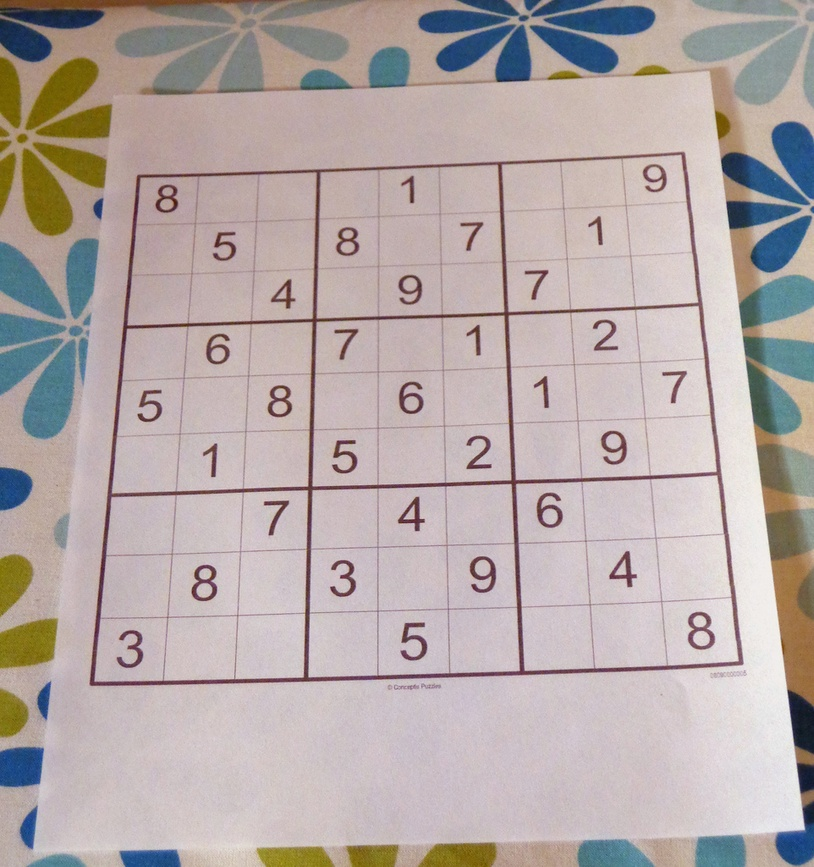
#> input picture DATA/sudoku.jpg, 814 x 867 px, shrunk from 962 x 1024 before the run
$ python gradients.py   (older library calls are emulated)
#> lines starting #> are read from the running program, lines starting #| are printed output that depends on the picture
import cv2
import numpy as np


img = cv2.imread('../DATA/sudoku.jpg',0)
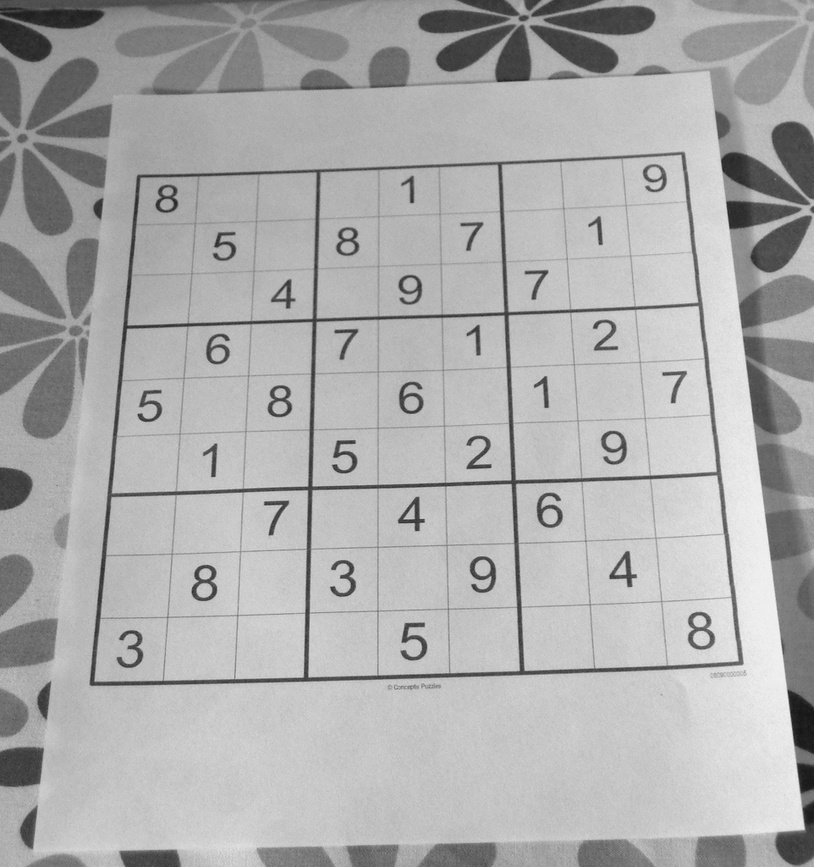
#> img: shape (867, 814); min 19, max 246, mean 172.7

sobelx = cv2.Sobel(img,cv2.CV_64F,0,1,ksize=5)
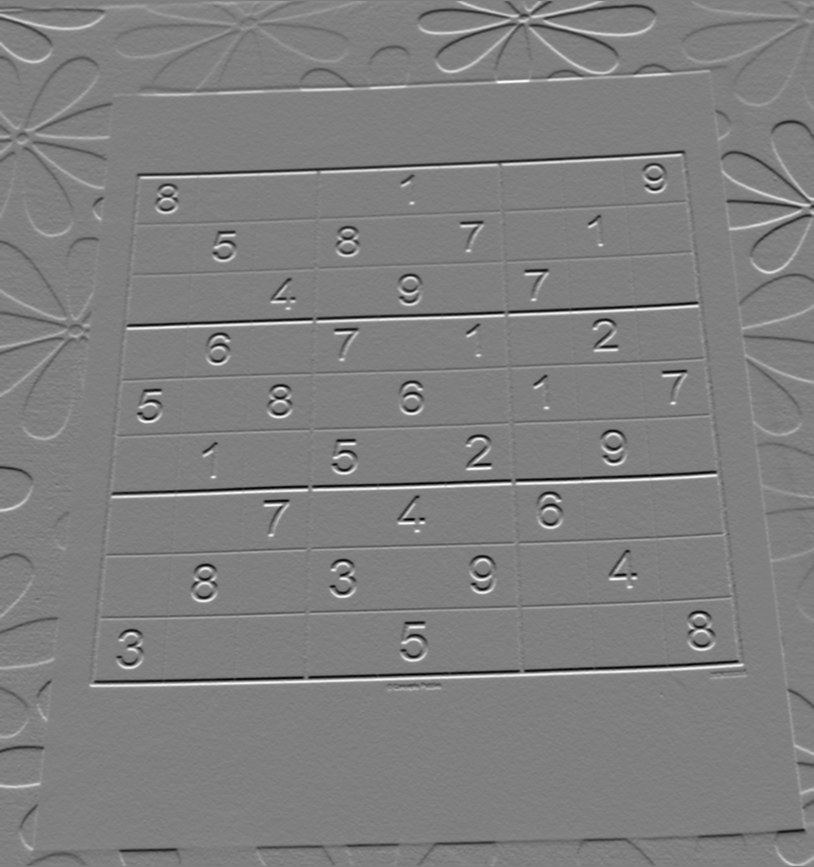
#> sobelx: shape (867, 814) float64; min -6572, max 6541, mean 4; drawn with min black and max white


cv2.imwrite('img.jpg', img)

cv2.imwrite('sobel.jpg', sobelx)
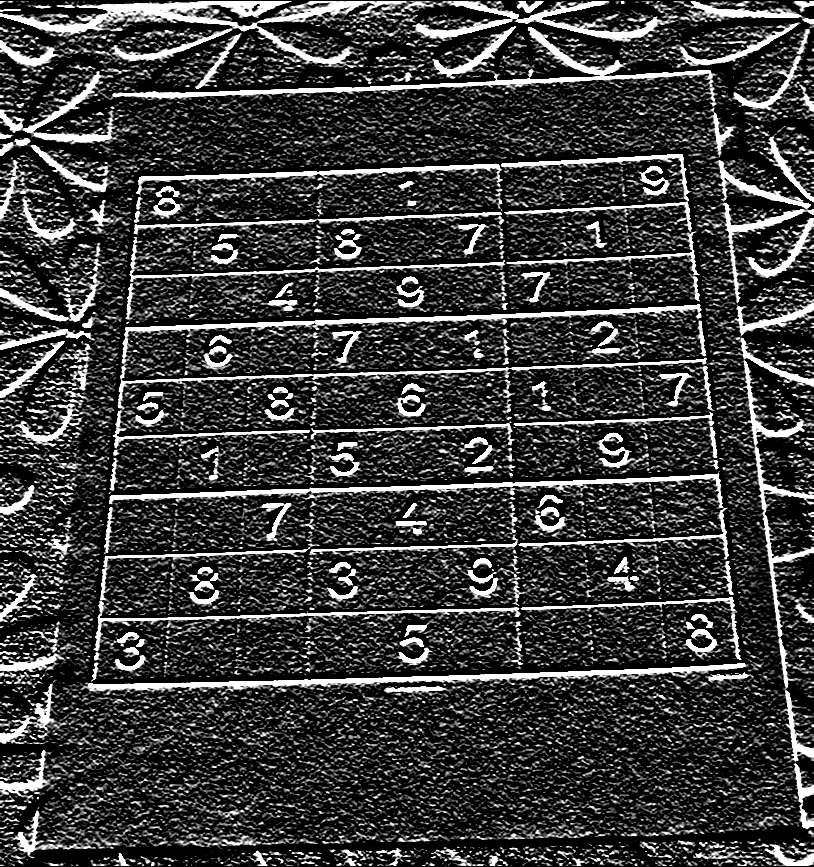
#> saved as sobel.jpg: shape (867, 814); min 0, max 255, mean 59

$ run again, with DATA/Nadia_Murad.jpg copied over DATA/sudoku.jpg
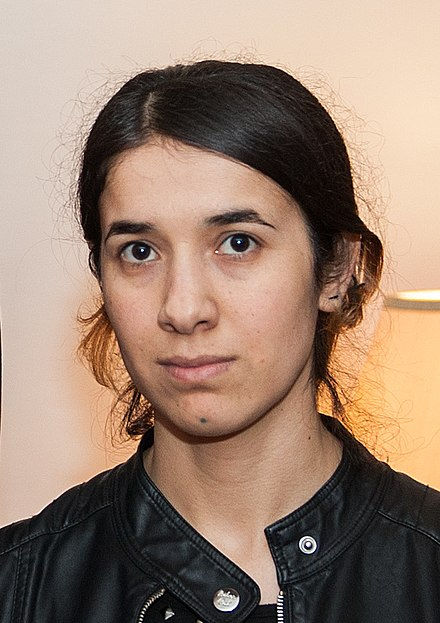
#> input picture DATA/Nadia_Murad.jpg, 440 x 623 px
#> `sobelx = cv2.Sobel(img,cv2.CV_64F,0,1,ksize=5)`:
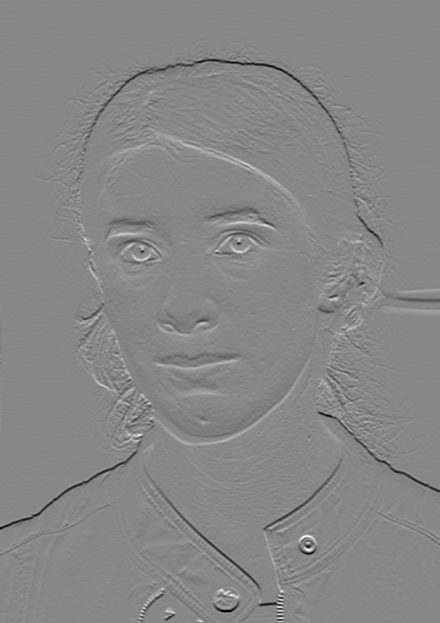
#> sobelx: shape (623, 440) float64; min -11398, max 10120, mean -38.3; drawn with min black and max white
#> `cv2.imwrite('sobel.jpg', sobelx)`:
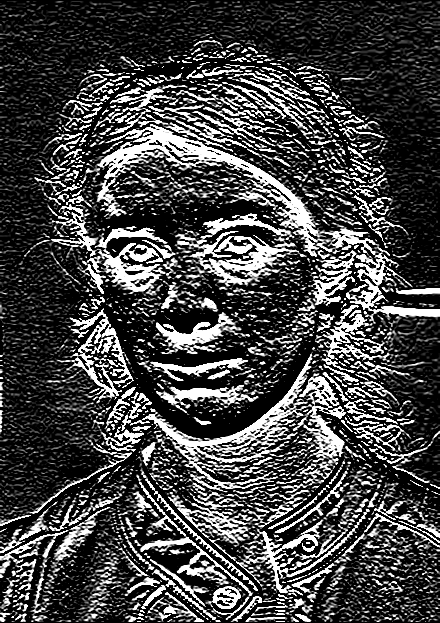
#> saved as sobel.jpg: shape (623, 440); min 0, max 255, mean 68.6
